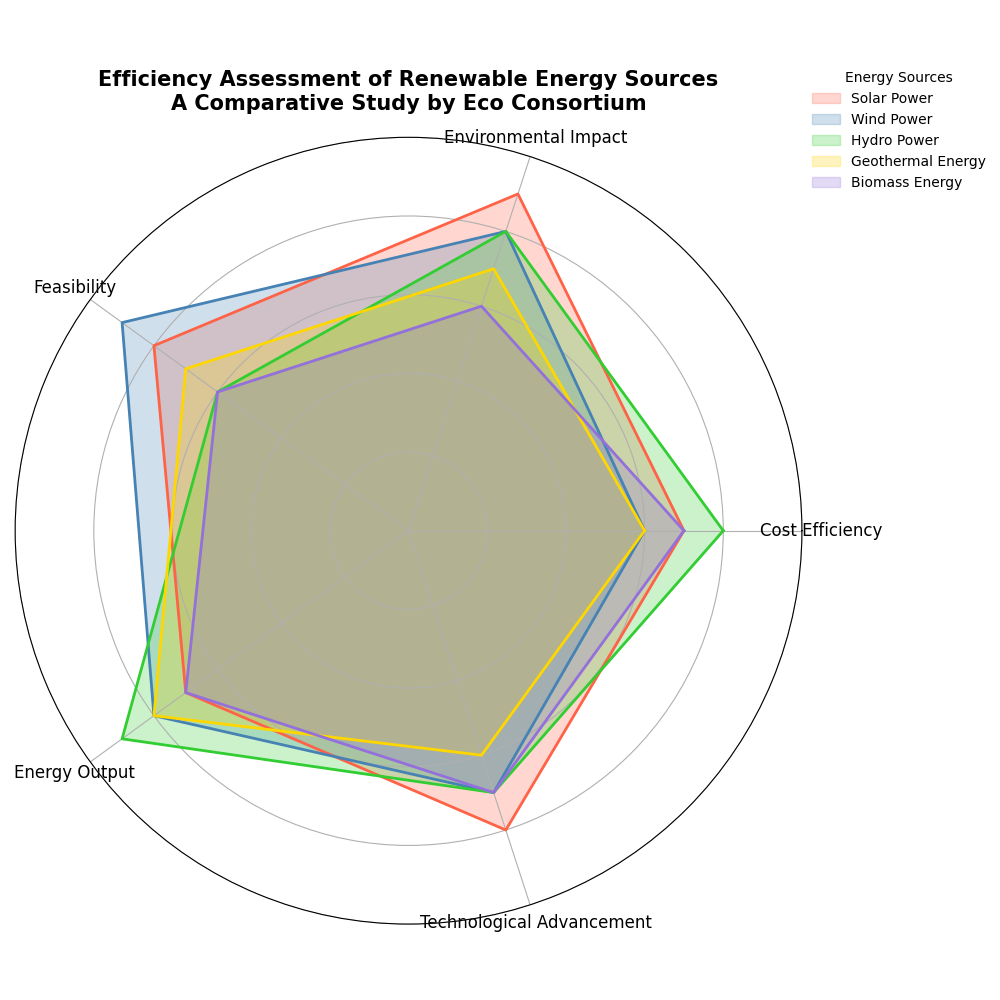

Write Python code to recreate this figure.
import matplotlib.pyplot as plt
import numpy as np

# Define the categories representing efficiency metrics
categories = ['Cost Efficiency', 'Environmental Impact', 'Feasibility', 'Energy Output', 'Technological Advancement']

# Define the data for each renewable energy source
solar_data = [7, 9, 8, 7, 8]
wind_data = [6, 8, 9, 8, 7]
hydro_data = [8, 8, 6, 9, 7]
geothermal_data = [6, 7, 7, 8, 6]
biomass_data = [7, 6, 6, 7, 7]

# Convert categories to a numpy array and complete the circle by appending the first value to the end
labels = np.array(categories)
data_entries = {
    'Solar Power': np.array(solar_data + [solar_data[0]]),
    'Wind Power': np.array(wind_data + [wind_data[0]]),
    'Hydro Power': np.array(hydro_data + [hydro_data[0]]),
    'Geothermal Energy': np.array(geothermal_data + [geothermal_data[0]]),
    'Biomass Energy': np.array(biomass_data + [biomass_data[0]])
}

# Compute angles for the radar chart
angles = np.linspace(0, 2 * np.pi, len(categories), endpoint=False).tolist()
angles += angles[:1]

# Define colors for each renewable energy source
colors = ['#FF6347', '#4682B4', '#32CD32', '#FFD700', '#9370DB']

# Create radar chart
fig, ax = plt.subplots(figsize=(10, 10), subplot_kw=dict(polar=True))

# Plot each renewable energy source's efficiency profile
for (name, data), color in zip(data_entries.items(), colors):
    ax.fill(angles, data, color=color, alpha=0.25, label=name)
    ax.plot(angles, data, color=color, linewidth=2)

# Customize the radar chart
ax.set_xticks(angles[:-1])  # Set x-ticks to exclude closing angle
ax.set_xticklabels(labels, fontsize=12)
ax.set_yticklabels([])  # No radial labels
ax.set_ylim(0, 10)  # Ensure the same scale for all dimensions
ax.set_title('Efficiency Assessment of Renewable Energy Sources\nA Comparative Study by Eco Consortium', size=15, weight='bold', pad=20)

# Add legend to the chart
ax.legend(loc='upper right', bbox_to_anchor=(1.25, 1.1), title="Energy Sources", frameon=False)

# Automatically adjust layout
plt.tight_layout()

# Display radar chart
plt.show()
